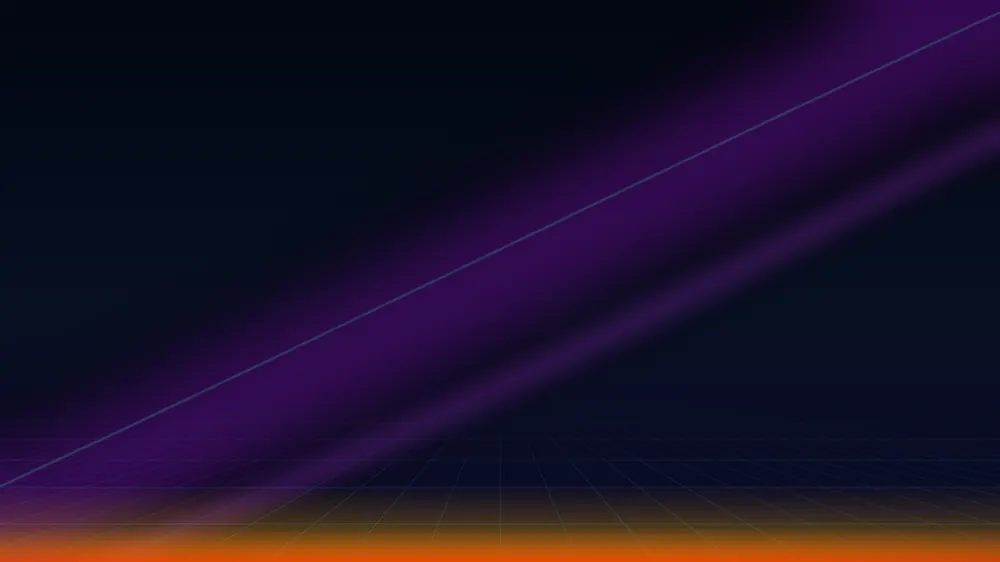
#> input picture site/assets/img/bg_title-1000.webp, 1000 x 562 px
$ python make_title_art.py ../../site/assets/img/bg_title-1000.webp ../../site/assets/img/bg_title-1920.webp
#> lines starting #> are read from the running program, lines starting #| are printed output that depends on the picture
#!/usr/bin/env python3
"""The PS5 home screen's pictures for a title (docs/PS5_HOMEBREW.md), from the app's own launcher logo:
pic0.png (the background behind the title's tile: the logo to the right, clear of the tiles) and pic1.png (the
splash while it starts: the logo centred), both 3840x2160 on the Blitz '27 night-navy ground. png_to_bc7_dds turns
them into the console's DDS files.
    make_title_art.py <logo.png> <out dir>
"""
# BRANDING: PS5 title art (Blitz '27 logo)
import sys
from pathlib import Path

from PIL import Image, ImageDraw, ImageFilter

W, H = 3840, 2160
GROUND = (2, 7, 18)
NAVY = (13, 26, 58)
GLOW = (63, 10, 95)


def ground() -> Image.Image:
    """Night navy with a purple glow at the top right and a navy one at the bottom left (the Roster Room's page)."""
    img = Image.new("RGB", (W, H), GROUND)
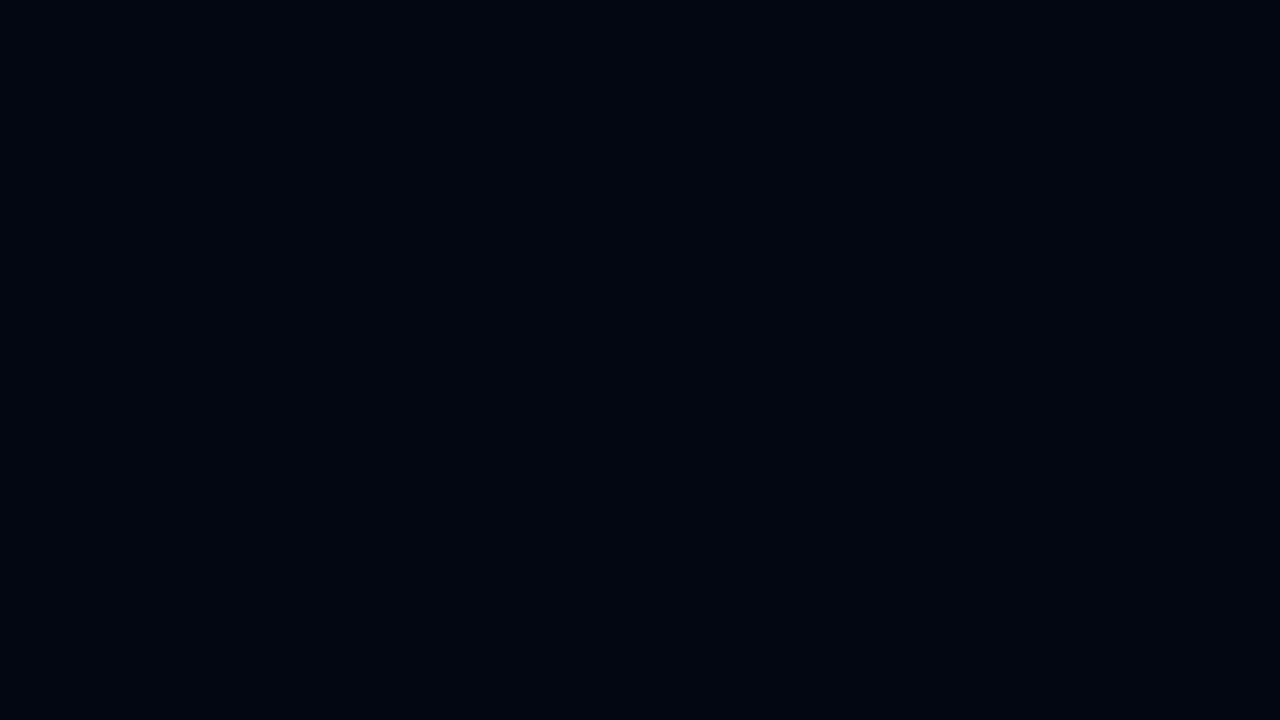
#> img: PIL image 3840x2160 RGB (shown at 1/3 size); mean R, G, B 2, 7, 18
    glow = Image.new("RGB", (W, H), (0, 0, 0))
#> glow: PIL image 3840x2160 RGB; every value is 0
    d = ImageDraw.Draw(glow)
    d.ellipse((int(W * 0.45), int(-H * 0.6), int(W * 1.55), int(H * 0.6)), fill=GLOW)
    d.ellipse((int(-W * 0.5), int(H * 0.45), int(W * 0.5), int(H * 1.6)), fill=NAVY)
    glow = glow.filter(ImageFilter.GaussianBlur(420))
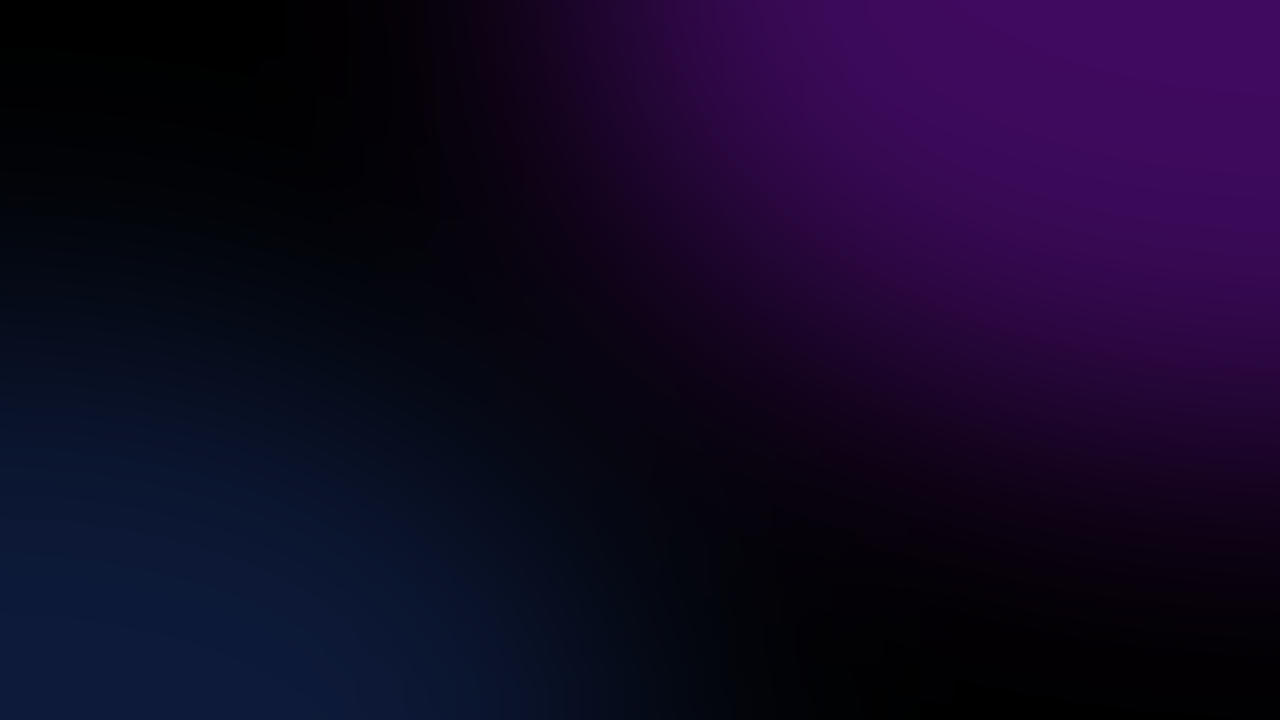
#> glow: PIL image 3840x2160 RGB (shown at 1/3 size); mean R, G, B 19.2, 8.2, 37.2
    return Image.blend(img, glow, 0.85)


def place(base: Image.Image, logo: Image.Image, width: int, cx: float, cy: float) -> Image.Image:
#> called with width = 1500, cx = 0.7, cy = 0.36
    scale = width / logo.width
#> scale = 1.5
    sized = logo.resize((width, int(logo.height * scale)), Image.LANCZOS)
    out = base.copy()
    out.paste(sized, (int(W * cx - sized.width / 2), int(H * cy - sized.height / 2)), sized)
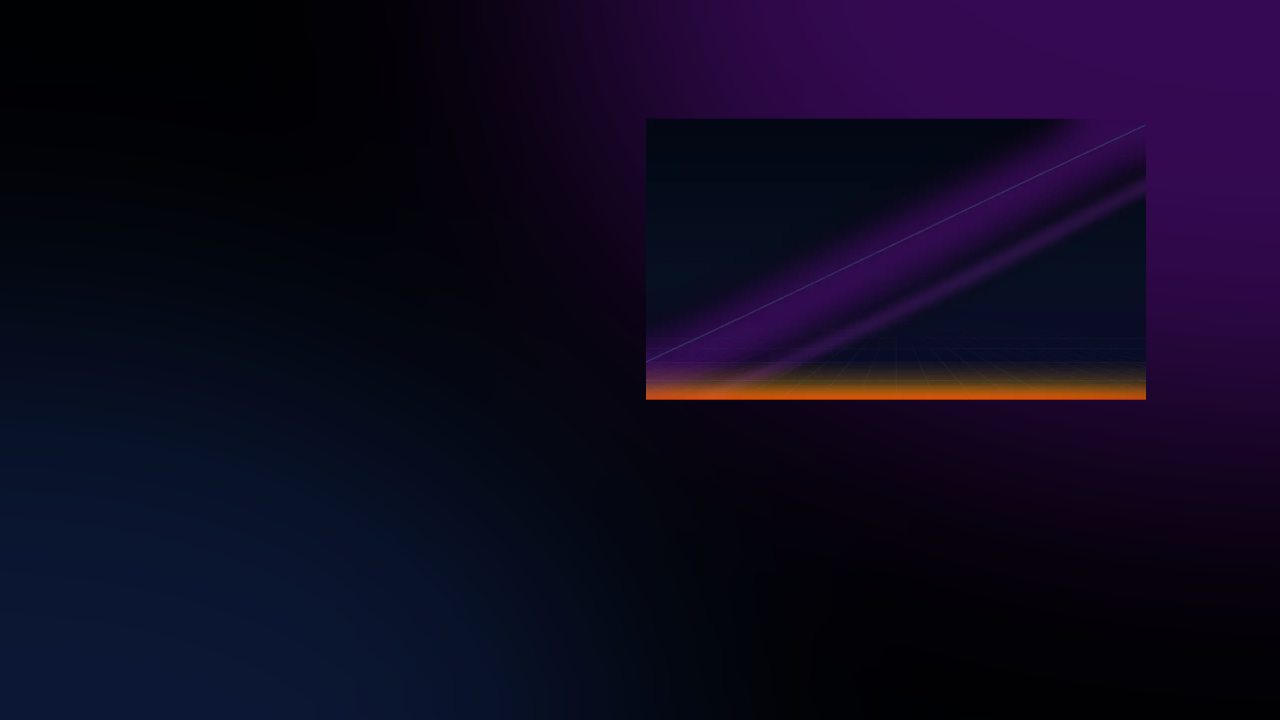
#> out: PIL image 3840x2160 RGB (shown at 1/3 size); mean R, G, B 15.3, 9.2, 31.8
    return out


def main() -> None:
    logo_path, out = Path(sys.argv[1]), Path(sys.argv[2])
    out.mkdir(parents=True, exist_ok=True)
    logo = Image.open(logo_path).convert("RGBA")
    g = ground()
    place(g, logo, 1500, 0.70, 0.36).save(out / "pic0.png")
    place(g, logo, 1900, 0.50, 0.50).save(out / "pic1.png")
#> call 2 of place, with width = 1900, cx = 0.5, cy = 0.5
#> in place (call 2), `out.paste(sized, (int(W * cx - sized.width / 2), int(H * cy - sized.he..`:
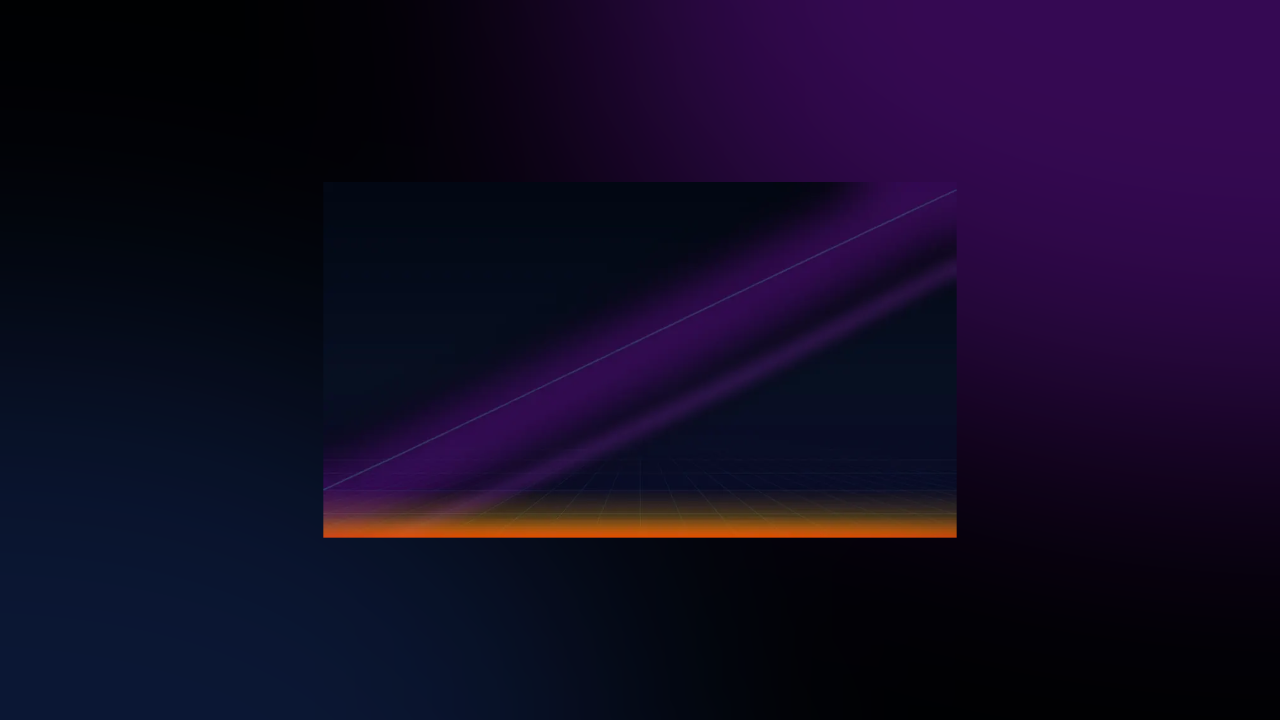
#> out: PIL image 3840x2160 RGB (shown at 1/3 size); mean R, G, B 20, 10.3, 37.3


if __name__ == "__main__":
    main()
